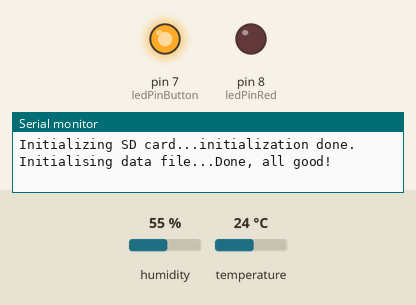
Simulated run of this sketch. Board: Arduino Uno, built with avr-gcc and run on an emulated ATmega328P. Parts: output pins drawn as LEDs (lit = HIGH), the last lines printed to the serial monitor. The test bench sets the inputs (shaded band); at power-on: humidity 55 %, temperature 24 °C. Storage starts empty.

Above: at 0.1 s.
At 120.1 s:
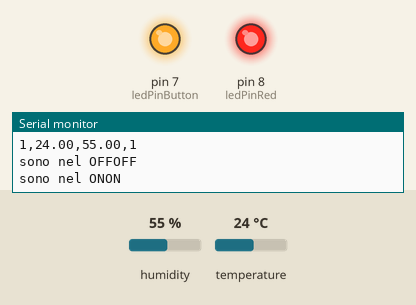
Timing chart, 0 to 123.5 s (numbered marks = the images above):
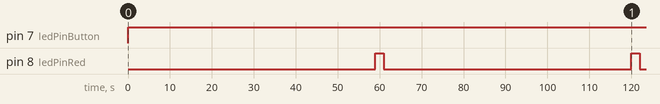

The sketch:

humidity_DHT22_to_SD.ino
```cpp
// for temp sens
#include <DHT.h>
#include <Adafruit_Sensor.h>

// for SD reader
#include <SPI.h>
#include <SD.h>

#define DHTPIN 2
#define DHTTYPE DHT22

// this will be needed to keep track of the time and decide when to log data and turn on/off the LED
// while still being able to check for the pressed button
unsigned long previousMillis4Interval = 0; // to keep track of time
unsigned long previousMillis4onoff = 0; // to keep track of time
//unsigned long previousMillis4off = 0; // to keep track of time
long ontime = 59000;               // milliseconds of on-time
long interval = 60000;             // interval for writing data
long offtime = 61000;              // milliseconds of off-time

bool on = false;
bool interv = false;

// DHT SENSOR: Initialize DHT sensor for normal 16mhz Arduino:
DHT dht = DHT(DHTPIN, DHTTYPE);

// SD MOUDLE: change this to match your SD shield or module, the CS pin of the SD module
const int chipSelect = 10;

// PUSH BUTTON on the proto board
const int buttonPin = 1;
const int debounceDelay = 10; // milliseconds to wait until stable

// LEDs on the proto board
const int ledPinRed = 8; // the number of the output pin
const int ledPinButton = 7; // the number of the output pin

// USEFUL VARIABLES: initialise ID, will use it later to print it to file
int id = 1;
bool flag = false;
File myFile; // file to write in


// DEBOUNCE FUNCTION
boolean debounce(int pin)
{
 boolean state;
 boolean previousState;
 previousState = digitalRead(pin); // store switch state
 for(int counter=0; counter < debounceDelay; counter++)
 {
 delay(1); // wait for 1 millisecond
 state = digitalRead(pin); // read the pin
 if( state != previousState)
 {
 counter = 0; // reset the counter if the state changes
 previousState = state; // and save the current state
 }
 }
 // here when the switch state has been stable longer than the debounce period
 return state;
}


void setup()
{
  // LED on the proto board
  pinMode(ledPinRed, OUTPUT);
  pinMode(ledPinButton, OUTPUT);

  // PUSH BUTTON on the proto board as an input
  pinMode(buttonPin, INPUT);

  // Begin serial communication at a baud rate of 9600:
  Serial.begin(9600);
  // Setup DHT sensor:
  dht.begin();

  // initialise SD card
  Serial.print("Initializing SD card...");

  if (!SD.begin()) {
    Serial.println("initialization failed!");
    return;
  }
  Serial.println("initialization done.");

  // initialise data file with headers
  myFile = SD.open("data.txt", FILE_WRITE);

  // if the file opened okay, write to it:
  if (myFile) {
  Serial.print("Initialising data file...");
  // write the headers every time the Arudino starts (ID, Temp, Hum, Flag)
  myFile.print("ID");myFile.print(",");myFile.print("Temperature");myFile.print(",");myFile.print("Humidity");myFile.print(",");myFile.println("Flag");
  // close the file:
  myFile.close();
  Serial.println("Done, all good!");
  }

//  // Check if the file was written, by reading it
//  myFile = SD.open("data.txt");
//  if (myFile) {
//      Serial.println("data.txt:");
//
//    // read from the file until empty
//    while (myFile.available()) {
//      Serial.write(myFile.read());
//    }
//    // close the file
//    myFile.close();
//    } else {
//      // if the file didn't open
//      Serial.println("error opening the file");
//    }

}

void loop()
{


  // READ THE BUTTON
  if(debounce(buttonPin))
   {
   digitalWrite(ledPinButton, LOW);
   } else {
    digitalWrite(ledPinButton, HIGH);
    flag = true;
   }

  // this is the current time
  unsigned long currentMillis = millis();
  //Serial.println(currentMillis - previousMillis4onoff);

  // Read the humidity (in %)
  float h = dht.readHumidity();
  // Read the temperature (in Celsius)
  float t = dht.readTemperature();

  // Check if everything's good with the reading from the DHT22:
  if (isnan(h) || isnan(t)) {
    Serial.println("Failed to read from DHT sensor!");
    return;
  }

  if((currentMillis - previousMillis4onoff >= interval) && (interv == false))
  {
    interv = true;
    //ledState = HIGH;  // turn it on
    Serial.println("sono nel interval e scrivo...");

    // write on the txt the temperature and humidity taken from the sensor every minute
    myFile = SD.open("data.txt", FILE_WRITE);

    // if the file opened okay, write to it:
    if (myFile) {
    //Serial.print("Writing to file...");

      // now check if flag == true, that is, if the button was pressed to signal an event
      // if there was an event, write 1 in the "flag" column
      // else write 0
      if (flag == true){
        myFile.print(id);myFile.print(",");myFile.print(t);myFile.print(",");myFile.print(h);myFile.print(",");myFile.println(1);
        Serial.print(id);Serial.print(",");Serial.print(t);Serial.print(",");Serial.print(h);Serial.print(",");Serial.println(1);
        flag = false;
        }
      else {
        myFile.print(id);myFile.print(",");myFile.print(t);myFile.print(",");myFile.print(h);myFile.print(",");myFile.println(0);
        Serial.print(id);Serial.print(",");Serial.print(t);Serial.print(",");Serial.print(h);Serial.print(",");Serial.println(0);
        }

    // close the file:
    myFile.close();

    // increase ID
    id ++;

    //previousMillis4onoff = currentMillis;   // Remember the time

    // turn the red led off
    //digitalWrite(8, LOW);

    //digitalWrite(ledPin, ledState);    // Update the actual LED
    }
 }

  if ((currentMillis - previousMillis4onoff >= ontime) && (on == false))
  {
   on = true;
   Serial.println("sono nel ONON");
   digitalWrite(ledPinRed, HIGH);
    //  // Debug on serial
    //  Serial.print("Humidity: ");
    //  Serial.print(h);
    //  Serial.print("%\n");
    //  Serial.print("Temperature: ");
    //  Serial.print(t);
    //  Serial.print("\n");
    //ledState = LOW;  // Turn it off

    // turn the red led on
    //digitalWrite(8, HIGH);

    //previousMillis4onoff = currentMillis;  // Remember the time
    //digitalWrite(ledPin, ledState);  // Update the actual LED
    }

  if ((currentMillis - previousMillis4onoff >= offtime)){
  Serial.println("sono nel OFFOFF");
  digitalWrite(ledPinRed, LOW);
  previousMillis4onoff = currentMillis;  // Remember the time
  interv = false;
  on = false;
  }

}
```

Measured:
- by itself, pin 7 (ledPinButton): LOW → HIGH at 0.04 s
- by itself, pin 8 (ledPinRed): alternates HIGH for 2.0 s and LOW for 59.0 s
